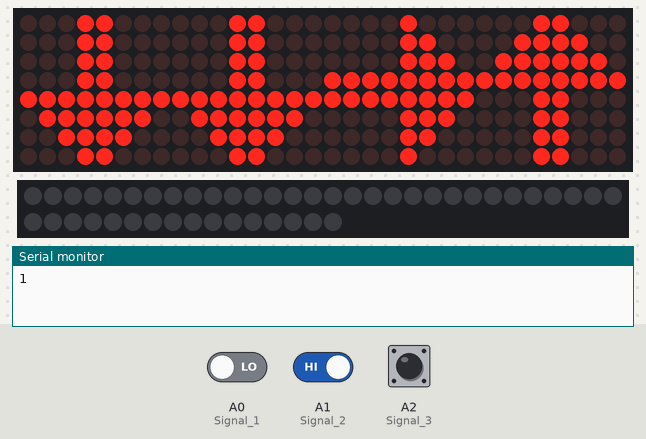
Bench run of a sketch on a simulated Arduino Uno, built with avr-gcc and run on an emulated ATmega328P. Parts: 32×8 LED matrix, 46 RGB LEDs in strip order, left to right, continuing on the next row, the last lines printed to the serial monitor. The inputs (shaded band) are chosen by the test bench; at power-on: A1 (Signal_2) HIGH, A0 (Signal_1) LOW, A2 (Signal_3) HIGH.

Above: at 1.2 s.
1.3 s: A1 (Signal_2) driven LOW
At 12.31 s:
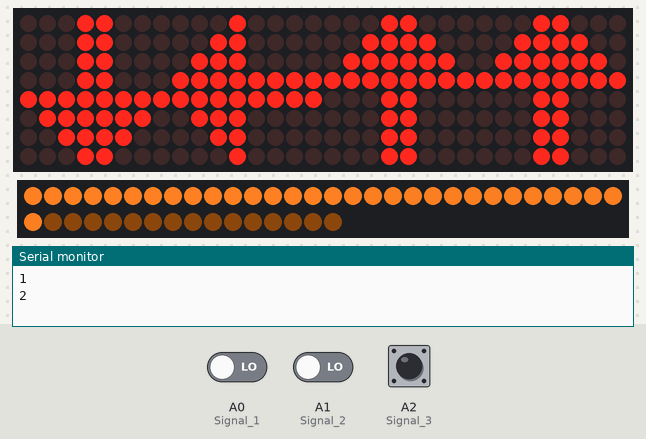
14.2 s: A0 (Signal_1) driven HIGH
At 24.44 s:
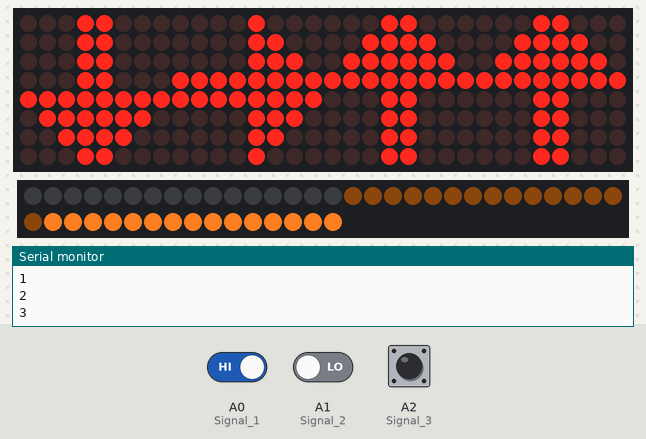
26.3 s: A0 (Signal_1) driven LOW
At 36.57 s:
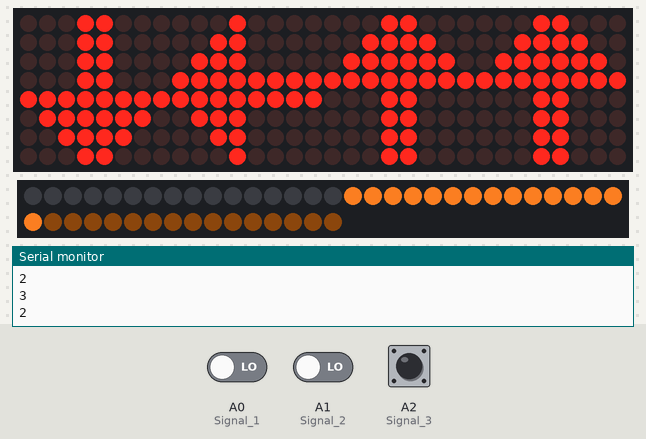

The sketch:

RoadPlanning.ino
```cpp
#include <LedControl.h>
#include <FastLED.h>

//WS2812的定义
#define LED_PIN     7
#define NUM_LEDS    46
CRGB leds[NUM_LEDS];

//每一列灯的个数
#define Line_0_num  16
#define Line_1_num  15
#define Line_2_num  15

//点阵的定义
#define DIN         11
#define CS          10
#define CLK         13
#define MatrixNUM   4

//定义信号传输的PIN
#define Signal_1    A0
#define Signal_2    A1
#define Signal_3    A2

LedControl lc = LedControl(DIN, CLK, CS, MatrixNUM);

void setup()
{
  //WS2812初始化
  FastLED.addLeds<WS2812, LED_PIN, GRB>(leds, NUM_LEDS);

  //点阵初始化
  int devices = lc.getDeviceCount();
  for (int address = 0; address < devices; address++)
  {
    lc.shutdown(address, false);
    //设定每一个LED模块的亮度
    lc.setIntensity(address, 8);
    //LED显示清理
    lc.clearDisplay(address);
  }

  //JetsonNano通讯初始化
  pinMode(Signal_1, INPUT);
  pinMode(Signal_2, INPUT);
  pinMode(Signal_3, INPUT);

  //串口初始化
  Serial.begin(9600);
}

void loop()
{
  int talk = Communicate_Jetson();
  Serial.println(talk);
  Change_Dynamics(talk);
}

//四种过渡模式的自动切换
void Change_Dynamics(int mode)
{
  static int mode_last = -1;

  if(mode != mode_last)
  {
    if(mode == 0)
    {
      //变化路口的显示
      Display_Arrow(0, 0);
      Display_Arrow(2, 1);
      Display_Arrow(1, 2);
      Display_Arrow(1, 3);
      Display_Change(0);
      Display_Mode(1);
    }
    if(mode == 1)
    {
      //变化路口的显示
      Display_Arrow(0, 0);
      Display_Arrow(3, 1);
      Display_Arrow(1, 2);
      Display_Arrow(1, 3);
      Display_Change(1);
      Display_Mode(0);
    }
    if(mode == 2)
    {
      //变化路口的显示
      Display_Arrow(0, 0);
      Display_Arrow(0, 1);
      Display_Arrow(2, 2);
      Display_Arrow(1, 3);
      Display_Change(2);
      Display_Mode(2);
    }
    if(mode == 3)
    {
      //变化路口的显示
      Display_Arrow(0, 0);
      Display_Arrow(0, 1);
      Display_Arrow(3, 2);
      Display_Arrow(1, 3);
      Display_Change(3);
      Display_Mode(1);
    }
  }
  mode_last = mode;
}

//四种过度模式
//输入：输入0-3，变换四种转化的模式
//输出：LED直接输出闪烁的亮度变化
void Display_Change(int mode)
{
  float R = 255;
  float G = 128;
  float B = 34;
  float R_tmp = R;
  float G_tmp = G;
  float B_tmp = B;

  int value_speed = 20; //LED亮度渐变的柔和程度，数值越大越柔和
  int change_speed = 300; //闪烁的毫秒程度

  int line_start, line_num, line_mode, line_next;

  switch (mode)
  {
    case 0:
      //起始点亮的灯
      line_start = 0;
      line_num = Line_0_num;
      line_next = Line_1_num;
      line_mode = 0; //就是反过来的意思
      break;
    case 1:
      //起始点亮的灯
      line_start = 0;
      line_num = Line_0_num;
      line_next = Line_1_num;
      line_mode = 1; //就是反过来的意思
      break;
    case 2:
      //起始点亮的灯
      line_start = Line_0_num;
      line_num = Line_1_num;
      line_next = Line_2_num;
      line_mode = 0; //就是反过来的意思
      break;
    case 3:
      //起始点亮的灯
      line_start = Line_0_num;
      line_num = Line_1_num;
      line_next = Line_2_num;
      line_mode = 1; //就是反过来的意思
      break;
    default:
      break;
  }

  if (line_mode == 0)
  {
    //逐渐熄灭测试
    for (int j = 0; j < value_speed; j++)
    {
      R = R - R_tmp / value_speed;
      G = G - G_tmp / value_speed;
      B = B - B_tmp / value_speed;
      //逐一的点亮灯
      for (int i = line_start; i < line_start + line_num; i++)
      {
        leds[i] = CRGB(R, G, B);
        leds[i + line_next] = CRGB(R_tmp - R, G_tmp - G, B_tmp - B);
      }
      FastLED.show();
      delay(change_speed);
      for (int i = line_start; i < line_start + line_num; i++)
      {
        leds[i] = CRGB(0, 0, 0);
        leds[i + line_next] = CRGB(0, 0, 0); //传入的是下个LED的数量
      }
      FastLED.show();
      delay(change_speed);
    }
  }
  else if (line_mode == 1)
  {
    R = 0;
    G = 0;
    B = 0;
    //逐渐点亮测试
    for (int j = 0; j < value_speed; j++)
    {
      R = R + R_tmp / value_speed;
      G = G + G_tmp / value_speed;
      B = B + B_tmp / value_speed;
      for (int i = line_start; i < line_start + line_num; i++)
      {
        leds[i] = CRGB(R, G, B);
        leds[i + line_next] = CRGB(R_tmp - R, G_tmp - G, B_tmp - B);
      }
      FastLED.show();
      delay(change_speed);
      for (int i = line_start; i < line_start + line_num; i++)
      {
        leds[i] = CRGB(0, 0, 0);
        leds[i + line_next] = CRGB(0, 0, 0);
      }
      FastLED.show();
      delay(change_speed);
    }
  }
}

//LED和MatrixLED平时的显示
//输入要显示的模式，三种模式
void Display_Mode(int mode)
{
  switch (mode)
  {
    case 0:
      Display_Arrow(0, 0);
      Display_Arrow(1, 1);
      Display_Arrow(1, 2);
      Display_Arrow(1, 3);
      Display_Line(0, 1);
      Display_Line(1, 0);
      Display_Line(2, 0);
      break;
    case 1:
      Display_Arrow(0, 0);
      Display_Arrow(0, 1);
      Display_Arrow(1, 2);
      Display_Arrow(1, 3);
      Display_Line(0, 0);
      Display_Line(1, 1);
      Display_Line(2, 0);
      break;
    case 2:
      Display_Arrow(0, 0);
      Display_Arrow(0, 1);
      Display_Arrow(0, 2);
      Display_Arrow(1, 3);
      Display_Line(0, 0);
      Display_Line(1, 0);
      Display_Line(2, 1);
      break;
    default:
      break;
  }
}

//与JetsonNano通讯
//输入：无，直接调用即可
//输出：返回Jetson要求的哪一种模式
int Communicate_Jetson()
{
  int now_mode;
  static int last_mode = 1;

  if (digitalRead(Signal_1) == HIGH && digitalRead(Signal_2) == LOW && digitalRead(Signal_3) == LOW)
  {
    now_mode = 0;
  }
  else if (digitalRead(Signal_1) == LOW && digitalRead(Signal_2) == HIGH && digitalRead(Signal_3) == LOW)
  {
    now_mode = 1;
  }
  else if (digitalRead(Signal_1) == LOW && digitalRead(Signal_2) == LOW && digitalRead(Signal_3) == HIGH)
  {
    now_mode = 2;
  }

  if(last_mode == 1 && now_mode == 0)
  {
    last_mode = now_mode;
    return 1;
  }
  else if(last_mode == 0 && now_mode == 1)
  {
    last_mode = now_mode;
    return 0;
  }
  else if(last_mode == 2 && now_mode == 1)
  {
    last_mode = now_mode;
    return 3;
  }
  else if(last_mode == 1 && now_mode == 2)
  {
    last_mode = now_mode;
    return 2;
  }
}

//显示道路分界线中的LED
//输入：1）哪一个道路旁边的LED要亮起来，2）输入要LED亮（1）还是灭（0）
//输出：2）哪一个道路的LED亮起
void Display_Line(int which_line, int line_status)
{
  //显示的颜色
  int R = 255;
  int G = 128;
  int B = 34;

  switch (which_line)
  {
    case 0:
      for (int i = 0; i < Line_0_num; i++)
      {
        if (line_status == 1)
        {
          leds[i] = CRGB(R, G, B);
        }
        else
        {
          leds[i] = CRGB(0, 0, 0);
        }
      }
      FastLED.show();
      break;
    case 1:
      for (int i = Line_0_num; i < Line_0_num + Line_1_num; i++)
      {
        if (line_status == 1)
        {
          leds[i] = CRGB(R, G, B);
        }
        else
        {
          leds[i] = CRGB(0, 0, 0);
        }
      }
      FastLED.show();
      break;
    case 2:
      for (int i = Line_0_num + Line_1_num; i < Line_0_num + Line_1_num + Line_2_num; i++)
      {
        if (line_status == 1)
        {
          leds[i] = CRGB(R, G, B);
        }
        else
        {
          leds[i] = CRGB(0, 0, 0);
        }
      }
      FastLED.show();
      break;
    default:
      break;
  }
}

//点阵上显示四种箭头，包含异常处理
//输入：1）显示箭头的种类，2）哪一个点阵显示
//输出：显示于点阵上
byte Display_Arrow(int which_arrow, int display_device)
{
  byte arrow[5][8] = {{0x18, 0x3C, 0x7E, 0xFF, 0x18, 0x18, 0x18, 0x18}, //0--向上
    {0x18, 0x18, 0x18, 0x18, 0xFF, 0x7E, 0x3C, 0x18}, //1--向下
    {0x10, 0x30, 0x70, 0xFF, 0xFF, 0x70, 0x30, 0x10}, //2--向左
    {0x8, 0xC, 0xE, 0xFF, 0xFF, 0xE, 0xC, 0x8 }, //3--向右
    {0xE7, 0x81, 0x81, 0x18, 0x18, 0x81, 0x81, 0xE7}
  };//other--异常显示

  if (display_device >= MatrixNUM)
  {
    for (int i = 0; i < MatrixNUM; i++)
    {
      printByte(arrow[4], i);
    }
    return 0;
  }

  switch (which_arrow)
  {
    case 0:
      printByte(arrow[0], display_device);
      break;
    case 1:
      printByte(arrow[1], display_device);
      break;
    case 2:
      printByte(arrow[2], display_device);
      break;
    case 3:
      printByte(arrow[3], display_device);
      break;
    default:
      printByte(arrow[4], display_device);
      break;
  }
}

//点阵显示
//输入：1）显示图像的数组（使用8*8取模软件取出即可），2）点阵地址哪一个点阵显示
//输出：点阵显示所输入的数组
void printByte(byte character [], int address)
{
  int i = 0;
  for (i = 0; i < 8; i++)
  {
    lc.setRow(address, i, character[i]);
  }
}
```

Measured:
- after the input at 1.3 s, the display: first differs from a run without the input after 10.9 s (image 1)
- after the input at 14.2 s, the display: first differs from a run without the input after 10.1 s (image 2)
- after the input at 26.3 s, the display: first differs from a run without the input after 10.1 s (image 3)
